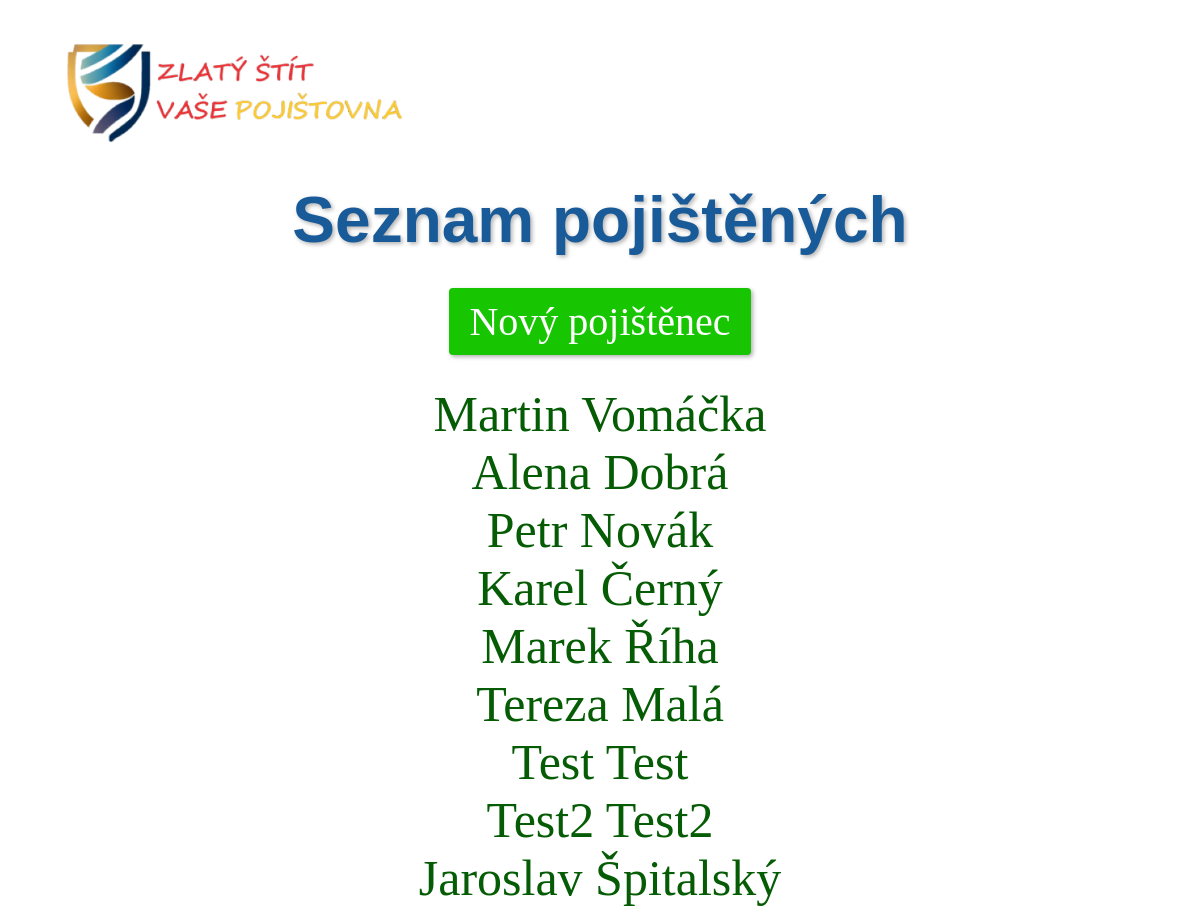
/pojisteni/, run on the app's committed database.
### pojisteni/models.py (models this page shows, shortened)
class Pojisteny(models.Model):
    jmeno = models.CharField(max_length=100)
    prijmeni = models.CharField(max_length=100)
    email = models.EmailField()
    cislo_popisne = models.CharField(max_length=10)
    telefon = models.CharField(max_length=20)
    ulice = models.CharField(max_length=100)
    psc = models.CharField(max_length=10)
    mesto = models.CharField(max_length=100)

### pojisteni/views.py (the view)
# urls.py: path('', views.seznam_pojistenych, name='seznam_pojistenych'),
def seznam_pojistenych(request):
    pojisteni = Pojisteny.objects.all()
    return render(request, 'seznam_pojistenych.html', {'pojisteni': pojisteni})

### pojisteni/templates/seznam_pojistenych.html
{% load static %}
<link rel="stylesheet" href="{% static 'pojisteni/style.css' %}">
{% block content %}
<section class="oba">
  <div class="row">
    <img id="logo" src="{% static 'pojisteni/images/logo6.png' %}" alt="Logo">
    <h1>Seznam pojištěných</h1>
    <div class="centered-button">
        <a href="{% url 'novy_pojisteny' %}" class="btn btn-primary btn-novy">Nový pojištěnec</a>
    </div>
    <ul class="seznam">
    {% for pojisteny in pojisteni %}
        <li><a href="{% url 'detail_pojisteneho' pojisteny.pk %}">{{ pojisteny.jmeno }} {{ pojisteny.prijmeni }}</a></li>
    {% endfor %}
    </ul>
  </div>
</section>
{% endblock %}

### pojisteni/static/pojisteni/style.css (style rules this page uses)
* { margin: 0; padding: 0; box-sizing: border-box; }
.row { max-width: 1140px; margin: auto; }
#logo { max-width: 30%; margin: 3%; }
h1 { font-size: 4em; text-align: center; font-family: Verdana, Geneva, Tahoma, sans-serif; color: #195a98; text-shadow: 2px 2px 4px rgba(0, 0, 0, 0.3); }
.seznam a { color: rgb(5, 92, 5); text-decoration: none; font-size: 50px; display: flex; justify-content: center; align-items: center; }
.seznam { list-style-type: none; }
.btn { display: inline-block; padding: 10px 20px; background-color: #17c600; color: #fff; text-decoration: none; border-radius: 4px; font-size: 27px; box-shadow: 2px 2px 4px rgba(0, 0, 0, 0.3); }
.centered-button { display: flex; justify-content: center; align-items: center; height: 8em; }
.btn-novy { font-size: 40px; }

### data on the page
Pojisteny: jmeno "Martin", prijmeni "Vomáčka"
Pojisteny: jmeno "Alena", prijmeni "Dobrá"
Pojisteny: jmeno "Petr", prijmeni "Novák"
Pojisteny: jmeno "Karel", prijmeni "Černý"
Pojisteny: jmeno "Marek", prijmeni "Říha"
Pojisteny: jmeno "Tereza", prijmeni "Malá"
Pojisteny: jmeno "Test", prijmeni "Test"
Pojisteny: jmeno "Test2", prijmeni "Test2"
Pojisteny: jmeno "Jaroslav", prijmeni "Špitalský"
